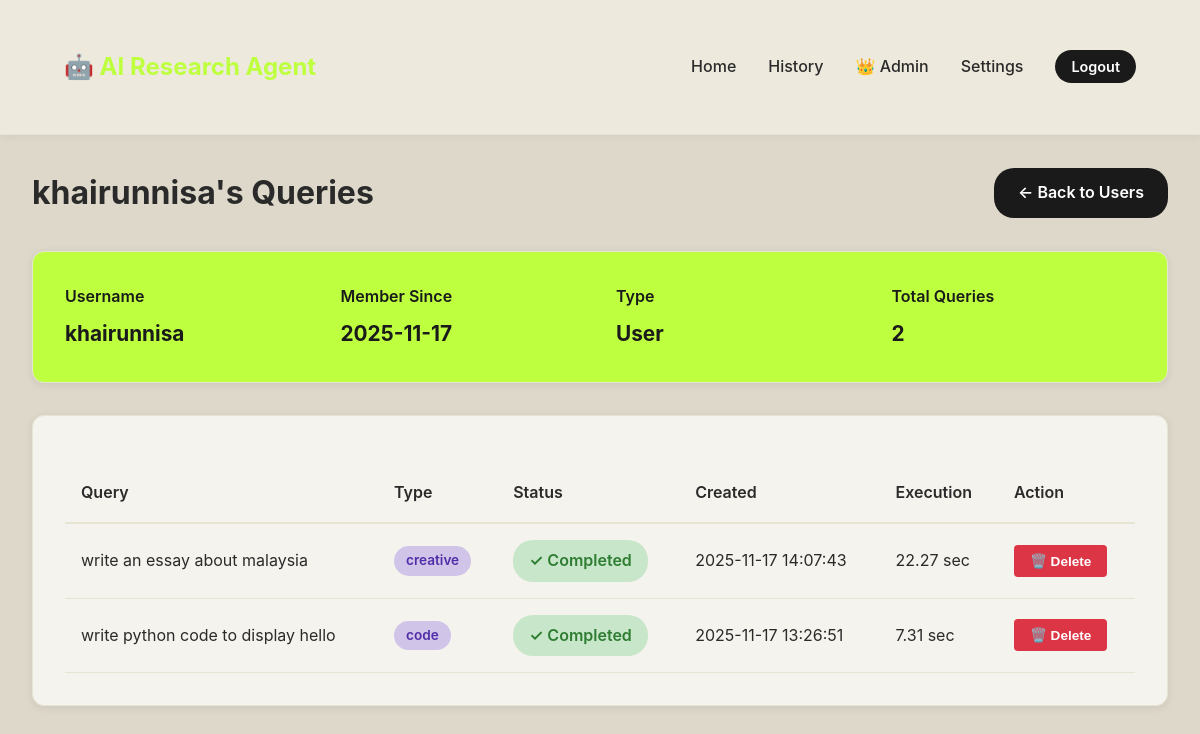
Page /admin/user/2/queries (signed in) on the earlier database version.
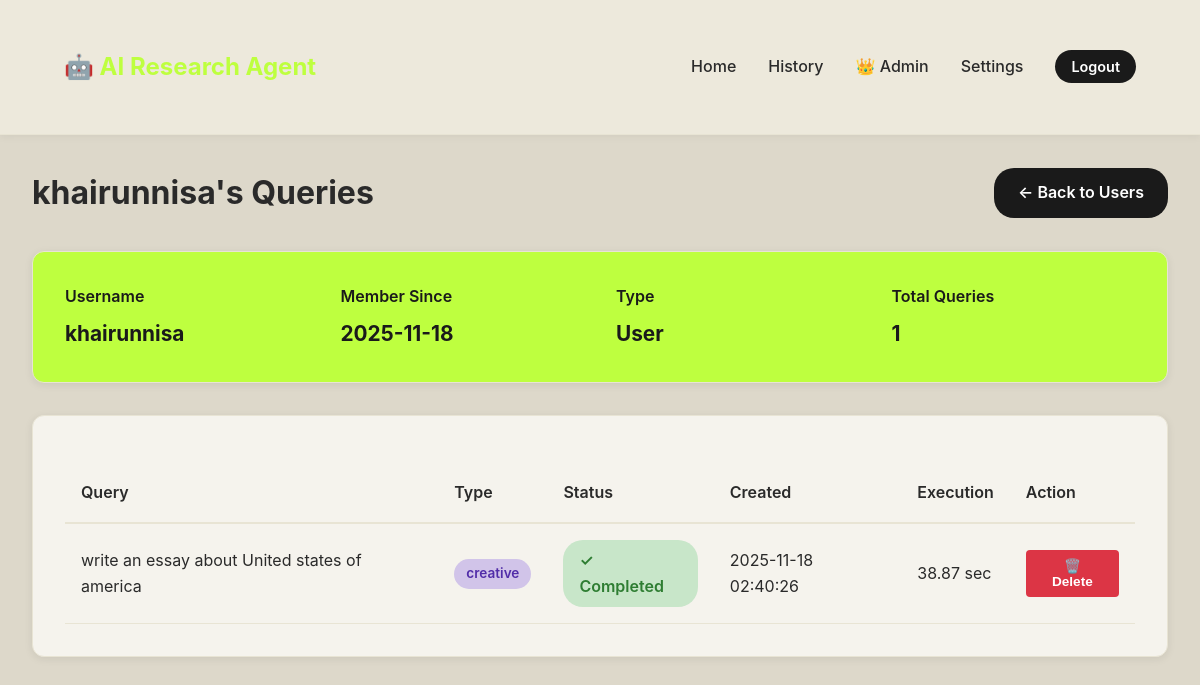
Same page on the later database version.
### app.py (models this page shows, shortened)
class User(db.Model):
    id = db.Column(db.Integer, primary_key=True)
    username = db.Column(db.String(120), unique=True, nullable=False)
    password = db.Column(db.String(255), nullable=False)
    is_admin = db.Column(db.Boolean, default=False)
    created_at = db.Column(db.DateTime, default=datetime.utcnow)

class Query(db.Model):
    id = db.Column(db.Integer, primary_key=True)
    user_id = db.Column(db.Integer, db.ForeignKey('user.id'), nullable=False)
    query_text = db.Column(db.Text, nullable=False)
    response = db.Column(db.Text)
    reasoning = db.Column(db.Text)
    status = db.Column(db.String(20), default='processing')
    task_type = db.Column(db.String(50))
    execution_time = db.Column(db.Float)
    created_at = db.Column(db.DateTime, default=datetime.utcnow)
    tools_used = db.Column(db.String(255))
    error_message = db.Column(db.Text)
    is_comparison_query = db.Column(db.Boolean, default=False)
    comparison_confidence = db.Column(db.Float, default=0.0)
    table_html = db.Column(db.Text)  # Store generated HTML table
    user = db.relationship('User', backref=db.backref('queries', lazy='dynamic'))

### app.py (the view)
@app.route('/admin/user/<int:user_id>/queries')
@admin_required
def admin_user_queries(user_id):
    user = User.query.get_or_404(user_id)
    page = request.args.get('page', 1, type=int)
    queries = Query.query.filter_by(user_id=user_id).order_by(Query.created_at.desc()).paginate(page=page, per_page=10)
    return render_template('admin/user_queries.html', user=user, queries=queries)

### app.py (called while the page is built)
@app.before_request
def make_session_permanent():
    session.permanent = True
    app.permanent_session_lifetime = timedelta(days=7)

def admin_required(f):
    @wraps(f)
    def decorated_function(*args, **kwargs):
        if 'user_id' not in session:
            flash('Please log in first', 'error')
            return redirect(url_for('login'))
        user = User.query.get(session['user_id'])
        if not user or not user.is_admin:
            flash('Admin access required', 'error')
            return redirect(url_for('index'))
        return f(*args, **kwargs)
    return decorated_function

### templates/admin/user_queries.html (shortened to what this page needs)
{% extends "base.html" %}
{% block content %}
<div class="container">
    <div style="display: flex; justify-content: space-between; align-items: center; margin-bottom: 2rem;">
        <h1 style="color: var(--text-primary);">{{ user.username }}'s Queries</h1>
        <a href="{{ url_for('admin_users') }}" class="btn btn-secondary">← Back to Users</a>
    </div>
    <div class="card" style="margin-bottom: 2rem; background: var(--accent-green); color: var(--accent-dark);">
        <div style="display: grid; grid-template-columns: repeat(auto-fit, minmax(200px, 1fr)); gap: 2rem;">
            <div>
                <div style="font-weight: 600; margin-bottom: 0.5rem;">Username</div>
                <div style="font-size: 1.3rem; font-weight: 700;">{{ user.username }}</div>
            </div>
            <div>
                <div style="font-weight: 600; margin-bottom: 0.5rem;">Member Since</div>
                <div style="font-size: 1.3rem; font-weight: 700;">{{ user.created_at.strftime('%Y-%m-%d') }}</div>
            </div>
            <div>
                <div style="font-weight: 600; margin-bottom: 0.5rem;">Type</div>
                <div style="font-size: 1.3rem; font-weight: 700;">
                    {% if user.is_admin %}Admin{% else %}User{% endif %}
                </div>
            </div>
            <div>
                <div style="font-weight: 600; margin-bottom: 0.5rem;">Total Queries</div>
                <div style="font-size: 1.3rem; font-weight: 700;">{{ queries.total }}</div>
            </div>
        </div>
    </div>
    <div class="card">
        {% if queries.items %}
        <table>
            <thead>
                <tr>
                    <th>Query</th>
                    <th>Type</th>
                    <th>Status</th>
                    <th>Created</th>
                    <th>Execution</th>
                    <th>Action</th>
                </tr>
            </thead>
            <tbody>
                {% for query in queries.items %}
                <tr>
                    <td>
                        {{ query.query_text[:60] }}{% if query.query_text|length > 60 %}...{% endif %}
                    </td>
                    <td>
                        <span class="badge badge-primary">{{ query.task_type }}</span>
                    </td>
                    <td>
                        <span class="status-badge status-{{ query.status }}">
                            {% if query.status == 'completed' %}
                                ✓ Completed
                            {% elif query.status == 'processing' %}
                                ⏳ Processing
                            {% else %}
                                ✗ Failed
                            {% endif %}
                        </span>
                    </td>
                    <td>{{ query.created_at.strftime('%Y-%m-%d %H:%M:%S') }}</td>
                    <td>
                        {% if query.execution_time %}
                            {{ "%.2f"|format(query.execution_time) }} sec
                        {% else %}
                            -
                        {% endif %}
                    </td>
                    <td>
                        <form method="POST" action="{{ url_for('delete_query', query_id=query.id) }}" style="display: inline;" onsubmit="return confirm('Are you sure you want to delete this query?');">
                            <button type="submit" class="btn btn-danger" style="font-size: 0.85rem; padding: 0.5rem 1rem; background-color: #dc3545; color: white; border: none; border-radius: 4px; cursor: pointer;">🗑️ Delete</button>
                        </form>
                    </td>
                </tr>
                {% endfor %}
            </tbody>
        </table>
        {% else %}
        <p style="text-align: center; padding: 2rem; color: var(--text-secondary);">
            This user has no queries yet.
        </p>
        {% endif %}
    </div>
</div>
{% endblock %}

Differences in the rows shown:
removed Query: query_text "write python code to display hello", task_type "code", status "✓ Completed", created_at "2025-11-17 13:26:51", execution_time "7.31"
changed User "khairunnisa": created_at "2025-11-17" → "2025-11-18"
changed Query "creative": query_text "write an essay about malaysia" → "write an essay about United states of america"; created_at "2025-11-17 14:07:43" → "2025-11-18 02:40:26"; execution_time "22.27" → "38.87"
Other differences:
{{ queries.total }}: "2" → "1"
